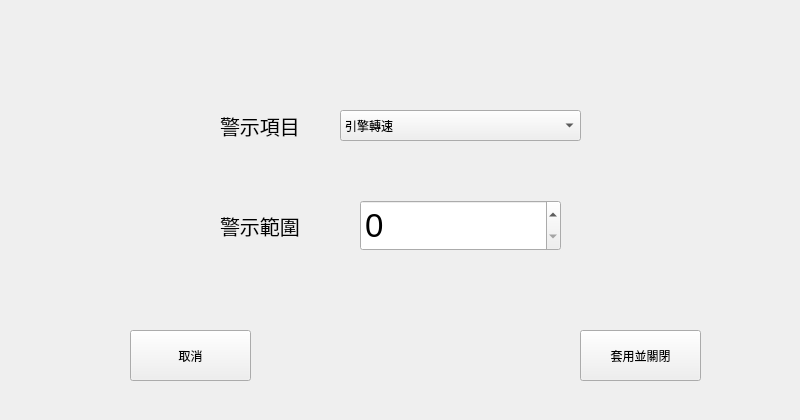
<?xml version="1.0" encoding="UTF-8"?>
<ui version="4.0">
 <class>Form</class>
 <widget class="QWidget" name="Form">
  <property name="geometry">
   <rect>
    <x>0</x>
    <y>0</y>
    <width>800</width>
    <height>420</height>
   </rect>
  </property>
  <property name="windowTitle">
   <string>Form</string>
  </property>
  <widget class="QComboBox" name="comboBox">
   <property name="geometry">
    <rect>
     <x>340</x>
     <y>110</y>
     <width>241</width>
     <height>31</height>
    </rect>
   </property>
   <property name="styleSheet">
    <string notr="true">font: 10pt &quot;Agency FB&quot;;</string>
   </property>
   <item>
    <property name="text">
     <string>引擎轉速</string>
    </property>
   </item>
   <item>
    <property name="text">
     <string>水溫</string>
    </property>
   </item>
   <item>
    <property name="text">
     <string>行車速度</string>
    </property>
   </item>
   <item>
    <property name="text">
     <string>進氣溫度</string>
    </property>
   </item>
   <item>
    <property name="text">
     <string>進氣流量</string>
    </property>
   </item>
   <item>
    <property name="text">
     <string>進氣岐管絕對壓力</string>
    </property>
   </item>
   <item>
    <property name="text">
     <string>節氣門絕對位置</string>
    </property>
   </item>
   <item>
    <property name="text">
     <string>點火提前角</string>
    </property>
   </item>
   <item>
    <property name="text">
     <string>引擎負荷</string>
    </property>
   </item>
   <item>
    <property name="text">
     <string>剩餘油量</string>
    </property>
   </item>
  </widget>
  <widget class="QLabel" name="label">
   <property name="geometry">
    <rect>
     <x>220</x>
     <y>90</y>
     <width>111</width>
     <height>71</height>
    </rect>
   </property>
   <property name="font">
    <font>
     <pointsize>15</pointsize>
    </font>
   </property>
   <property name="text">
    <string>警示項目</string>
   </property>
  </widget>
  <widget class="QLabel" name="label_2">
   <property name="geometry">
    <rect>
     <x>220</x>
     <y>190</y>
     <width>111</width>
     <height>71</height>
    </rect>
   </property>
   <property name="font">
    <font>
     <pointsize>15</pointsize>
    </font>
   </property>
   <property name="text">
    <string>警示範圍</string>
   </property>
  </widget>
  <widget class="QPushButton" name="pushButton">
   <property name="geometry">
    <rect>
     <x>130</x>
     <y>330</y>
     <width>121</width>
     <height>51</height>
    </rect>
   </property>
   <property name="text">
    <string>取消</string>
   </property>
  </widget>
  <widget class="QPushButton" name="pushButton_2">
   <property name="geometry">
    <rect>
     <x>580</x>
     <y>330</y>
     <width>121</width>
     <height>51</height>
    </rect>
   </property>
   <property name="text">
    <string>套用並關閉</string>
   </property>
  </widget>
  <widget class="QSpinBox" name="spinBox">
   <property name="geometry">
    <rect>
     <x>360</x>
     <y>200</y>
     <width>201</width>
     <height>51</height>
    </rect>
   </property>
   <property name="font">
    <font>
     <pointsize>25</pointsize>
    </font>
   </property>
   <property name="maximum">
    <number>10000</number>
   </property>
   <property name="singleStep">
    <number>10</number>
   </property>
   <property name="value">
    <number>0</number>
   </property>
  </widget>
 </widget>
 <resources/>
 <connections/>
</ui>
